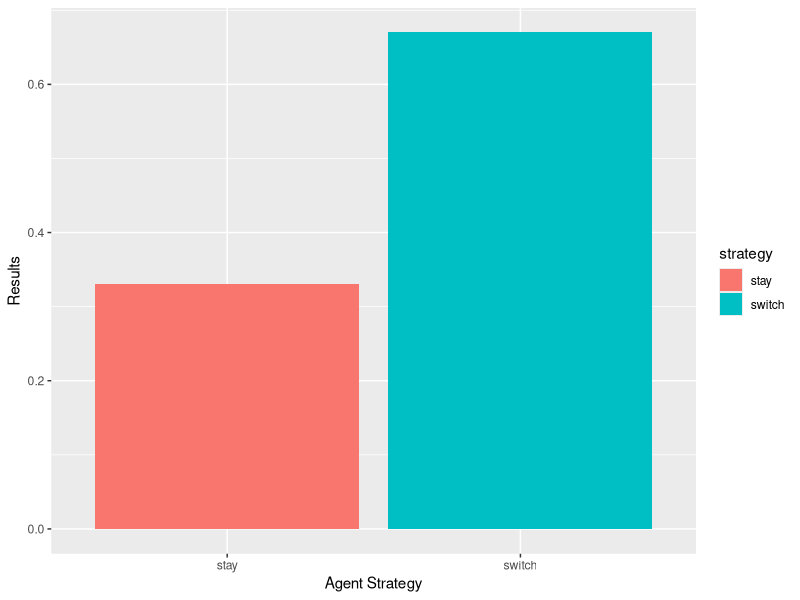
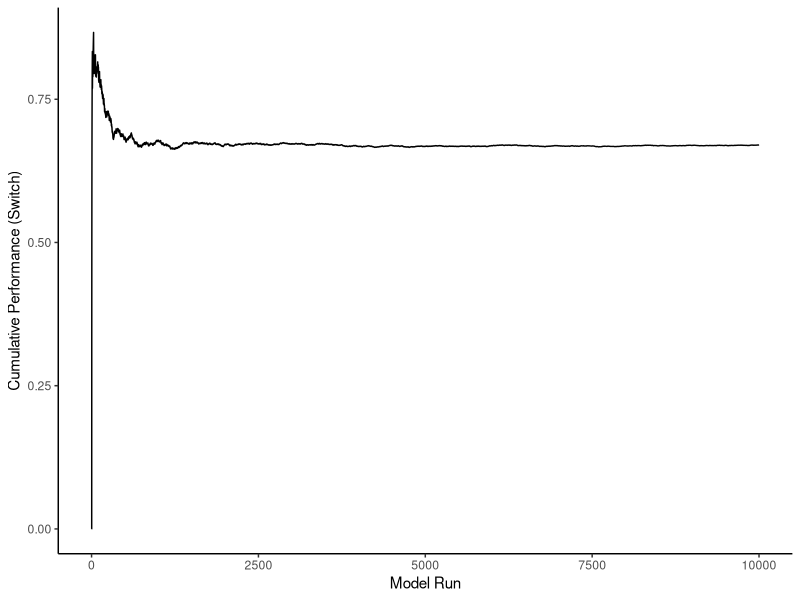

Write R code to recreate these figures, in order.
# ######Monty Hall Problem Model######
# 
# ##Purpose##
# Compare strategies within the Monty Hall Problem. Agents will take turns playing the guessing game from the Monty Hall problem.
# The model will determine and store how the agent would have fared in each iteration had they used a stay or a switch strategy.
# 
# ##Agents##
# Each iteration of the model will generate a single agent who will play one round of the guessing game from Lets Make a Deal.
# The agent will use both a stay and switch strategy in each round
# 
# ##Life Cycle##
# 1. Setup
# 2. Guess
# 3. Reveal Goat
# 4. Stay/Switch
# 5. Reveal Car
# 
# #Setup#
# At the start of the life cycle, "Monty Hall" will place a car behind one randomly selected door and goats behind the remaining doors
# 
# #Guess#
# During this stage, the agent will guess which door conceals the car. The agent will pick a random door each round.
# 
# #Reveal Goat#
# After the agent's initial guess, Monty Hall will reveal what is behind one of the doors. The revealed door will always (1) conceal a goat and (2) not be a door the agent has guessed.
# 
# #Stay/Switch#
# At this stage, Monty Hall will ask the agent whether it wants to stay with its original guess or switch to the other, unrevealed door.
# The model will separately store the result of both decisions
# 
# #Reveal Car#
# At this stage, Monty Hall will reveal which door concealed the car. If the agent's decision was correct, the model will store this as a victory for that round. If the agent's decision was incorrect, the model will store this as a loss for that round.
# 
# ##Analysis##
# The model will compare the proportion of games in which the agent won the car with both strategies



#####Packages#####
library(ggplot2)





######Model Parameters######

modelloops<-10000




######Model Start######

#Create a blank data
result<-data.frame(matrix(NA,modelloops, 2))
colnames(result)<-c("stay","switch")

for(m in 1:modelloops){
  ###Set up###
  
  #Create a vector of door numbers...don't forget to run each variable!
  number<-1:3
  #Create a vector for the prizes
  prize<-c("car","goat","goat")
  #Tell R to randomly scramble the prize order
  prize<-sample(prize)
  #Create the doors by putting these two vectors together
  doors<-data.frame(number,prize)
  
  #Guess#
  #Have the agent guess a random door number
  startguess<-sample(doors$number,1)
  
  
  
  ###Reveal Goat###
  #What I just told R: Create a new vector called reveal. Reveal a door number in 
  # which the prize associated with it is "goat".
  reveal<-doors$number[doors$prize=="goat"]
  #If applicable, remove the door that the agent guessed. This is applicable
  # when the agent picks a car making their two doors left with "goat"
  reveal<-reveal[reveal!=startguess]
  #Finally, if more than one valid door remains...
  if(length(reveal)>1){
    #...sample one of the valid doors at random
    reveal<-sample(reveal,1)
  }
  
  #Record the agent's guess if they decide to stay
  stayguess<-startguess
  #Determine the agent's guess if the decide to switch
  #This is the door that was not originally guessed or revealed
  switchguess<-doors$number[!(doors$number%in%c(reveal,startguess))]
  
  ##Reveal Car##
  #Determine the prize if the agent decides to stay
  #Go to doors$prize but give me the door number for which they gussed
  stayresult<-doors$prize[doors$number==stayguess]
  #Determine the prize if the agent decides to stay
  switchresult<-doors$prize[doors$number==switchguess]
  #Now R will observe these two statements that say if stayresult or switchresult
  #is a car then it is true
  result[m,1]<-stayresult=="car"
  result[m,2]<-switchresult=="car"
}



######Plotting Results######
#Genereate a dataframe for plotting the barplot
plotdata<-data.frame("strategy"=c("stay","switch"), "result"=colMeans(result))
#Plot the barplot
plot1<-qplot(strategy,result,data=plotdata,xlab="Agent Strategy",ylab="Results",fill=strategy,geom="blank")+geom_bar(stat="identity")
#Plot the cumulative performance of the switch strategy
plot2<-qplot(1:modelloops,cumsum(result$switch)/1:modelloops,xlab="Model Run",
      ylab="Cumulative Performance (Switch)",geom="line")+theme_classic()

